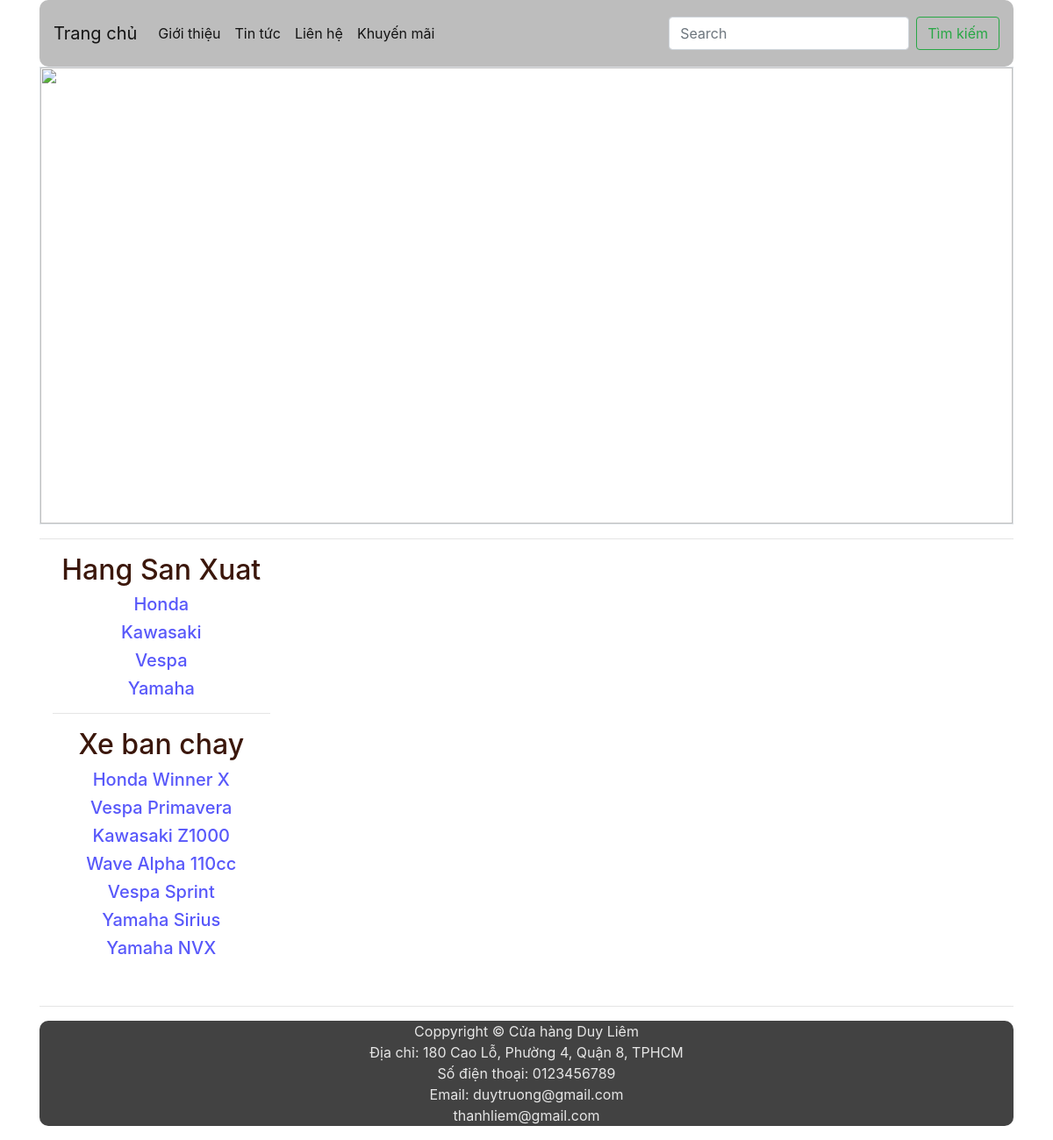
The page /xe_hang.php on the database its author committed.
### tables this page shows
CREATE TABLE IF NOT EXISTS `hang` (
  `mahang` varchar(10) NOT NULL,
  `tenhang` varchar(250) NOT NULL,
  PRIMARY KEY (`mahang`)
);

CREATE TABLE IF NOT EXISTS `xe` (
  `maxe` varchar(10) NOT NULL,
  `tenxe` varchar(250) NOT NULL,
  `mota` text NOT NULL,
  `gia` int(15) NOT NULL,
  `hinh` varchar(20) NOT NULL,
  `mahang` varchar(10) NOT NULL,
  `maloai` varchar(10) NOT NULL,
  PRIMARY KEY (`maxe`),
  KEY `maloai` (`maloai`),
  KEY `mahang` (`mahang`,`maloai`) USING BTREE
);

### subteam/hang.php (the view, shortened to what this page needs)
<div class= "container-fluid">
  <div class= "row">
    <div class ="col-sm-3 ">
      <div id="content-left-up">
        <li><h2>Hang San Xuat</h2></li>
        <?php
        $tam=$o->query('select * from hang');
        $data=$tam->fetchAll();
        foreach ($data as $key => $value) {
        ?>
        <li><a href="xe_hang.php?mahang=<?php echo $value['mahang'] ?>"><h5><?php echo $value['tenhang'] ?></h5></a></li>
        <?php
        }
        ?>
      </div>
      <hr>
      <div id="content-left-down">
        <li><h2>Xe ban chay</h2></li>
        <?php
        $tam=$o->query("select * from xe order by rand() limit 0,7");
        $data=$tam->fetchAll();
        foreach ($data as $value) {
        ?>
        <li><a href="chitiet.php?maxe=<?php echo $value['maxe'] ?>"><h5><?php echo $value['tenxe'] ?></h5></a></li>
        <?php
        }
        ?>
      </div>
    </div>
    <div class ="col-sm-9 ">
      <div id="content-right">
      </div>
    </div>
  </div>
</div>

### css/style.css (style rules this page uses)
#content-left-up li { list-style: none; text-align: center; color: #3B170B; }
#content-left-up li a { display: block; color: #5858FA; text-decoration: none; }
#content-left-down li { list-style: none; text-align: center; color: #3B170B; }
#content-left-down li a { display: block; color: #5858FA; text-decoration: none; }
#content-right { width: 100%; height: 500px; }

### rows shown on the page
hang: tenhang "Honda"
hang: tenhang "Kawasaki"
hang: tenhang "Vespa"
hang: tenhang "Yamaha"
xe: tenxe "Honda Winner X"
xe: tenxe "Vespa Primavera"
xe: tenxe "Kawasaki Z1000"
xe: tenxe "Wave Alpha 110cc"
xe: tenxe "Vespa Sprint"
xe: tenxe "Yamaha Sirius"
xe: tenxe "Yamaha NVX"
